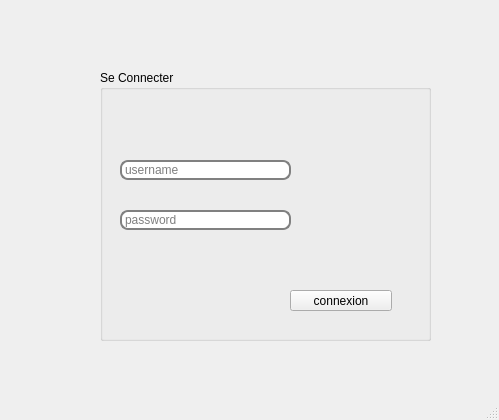
<?xml version="1.0" encoding="UTF-8"?>
<ui version="4.0">
 <class>login</class>
 <widget class="QMainWindow" name="login">
  <property name="geometry">
   <rect>
    <x>0</x>
    <y>0</y>
    <width>499</width>
    <height>420</height>
   </rect>
  </property>
  <property name="windowTitle">
   <string>MainWindow</string>
  </property>
  <property name="autoFillBackground">
   <bool>false</bool>
  </property>
  <widget class="QWidget" name="centralwidget">
   <widget class="QPushButton" name="pushButton">
    <property name="geometry">
     <rect>
      <x>340</x>
      <y>500</y>
      <width>75</width>
      <height>23</height>
     </rect>
    </property>
    <property name="text">
     <string>se connecter</string>
    </property>
   </widget>
   <widget class="QLabel" name="label">
    <property name="geometry">
     <rect>
      <x>0</x>
      <y>0</y>
      <width>591</width>
      <height>421</height>
     </rect>
    </property>
    <property name="text">
     <string/>
    </property>
    <property name="pixmap">
     <pixmap>../../../Documents/2eS_2A/projet c++/projetqt/affiche22.jpg</pixmap>
    </property>
   </widget>
   <widget class="QGroupBox" name="groupBox">
    <property name="geometry">
     <rect>
      <x>100</x>
      <y>70</y>
      <width>331</width>
      <height>271</height>
     </rect>
    </property>
    <property name="title">
     <string>Se Connecter</string>
    </property>
    <widget class="QLineEdit" name="utilisateur">
     <property name="geometry">
      <rect>
       <x>20</x>
       <y>90</y>
       <width>171</width>
       <height>20</height>
      </rect>
     </property>
     <property name="accessibleName">
      <string>utilisateur</string>
     </property>
     <property name="styleSheet">
      <string notr="true">QLineEdit {
padding: 1px;
border-style: solid;
border: 2px solid gray;
border-radius: 8px;
}</string>
     </property>
     <property name="text">
      <string/>
     </property>
     <property name="placeholderText">
      <string>username</string>
     </property>
    </widget>
    <widget class="QLineEdit" name="motdepasse">
     <property name="geometry">
      <rect>
       <x>20</x>
       <y>140</y>
       <width>171</width>
       <height>20</height>
      </rect>
     </property>
     <property name="styleSheet">
      <string notr="true">QLineEdit {
padding: 1px;
border-style: solid;
border: 2px solid gray;
border-radius: 8px;
}</string>
     </property>
     <property name="text">
      <string/>
     </property>
     <property name="echoMode">
      <enum>QLineEdit::Password</enum>
     </property>
     <property name="placeholderText">
      <string>password</string>
     </property>
    </widget>
    <widget class="QPushButton" name="pushButton_2">
     <property name="geometry">
      <rect>
       <x>190</x>
       <y>220</y>
       <width>102</width>
       <height>21</height>
      </rect>
     </property>
     <property name="styleSheet">
      <string notr="true">QPushButton {
color: white;
background-color:  QLinearGradient(x1: 0, y1: 0, x2: 0, y2: 1, stop: 0#ff2255, stop: 1 #ccf);
 
border-width: 1px;
border-color: #339;
border-style: solid;
border-radius: 7;
padding: 3px;
font-size: 10px;
padding-left: 5px;
padding-right: 5px;
min-width: 90px;
max-width: 50px;
min-height: 13px;
max-height: 13px;
}
rgb(255, 34, 85)</string>
     </property>
     <property name="text">
      <string>connexion</string>
     </property>
    </widget>
   </widget>
   <zorder>label</zorder>
   <zorder>pushButton</zorder>
   <zorder>groupBox</zorder>
  </widget>
  <widget class="QMenuBar" name="menubar">
   <property name="geometry">
    <rect>
     <x>0</x>
     <y>0</y>
     <width>499</width>
     <height>22</height>
    </rect>
   </property>
  </widget>
  <widget class="QStatusBar" name="statusbar"/>
 </widget>
 <resources/>
 <connections/>
</ui>
